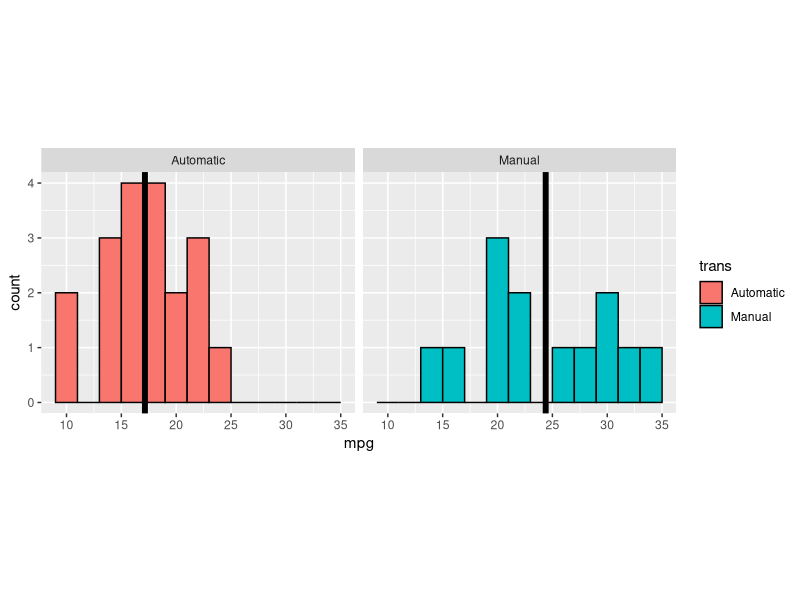
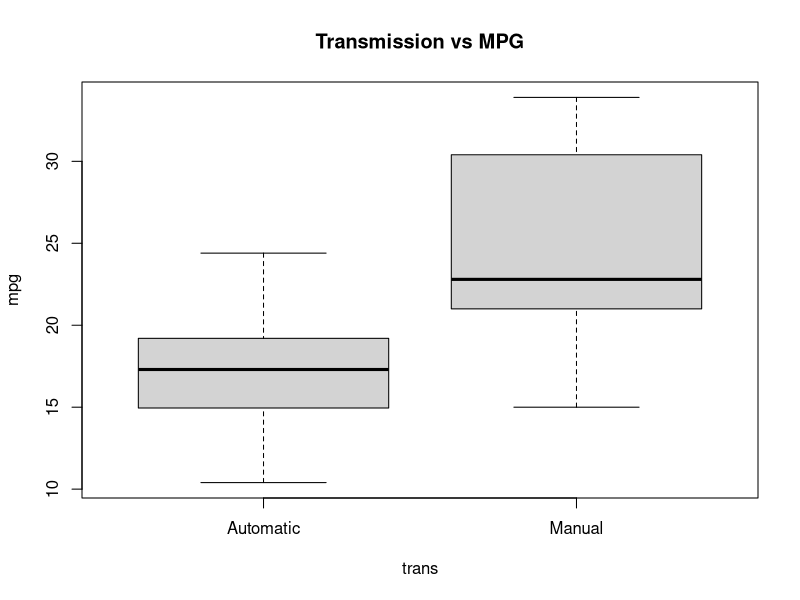

Recreate these plots in R, in order.
## ---- chunk 1
data(mtcars)
head(mtcars)
## ---- chunk 2
mpgVsTrans <- data.frame(trans=as.factor(mtcars$am), mpg=mtcars$mpg)
levels(mpgVsTrans$trans) <- c('Automatic', 'Manual')

automatic.mean <- round(mean(mpgVsTrans[mpgVsTrans$trans == 'Automatic', 2]),2)
manual.mean <- round(mean(mpgVsTrans[mpgVsTrans$trans == 'Manual', 2]),2)
means.dat <- data.frame(trans=levels(mpgVsTrans$trans), means=c(automatic.mean, manual.mean))

library(ggplot2)
g <- ggplot(mpgVsTrans, aes(x = mpg, fill = trans))
g <- g + geom_histogram(colour = "black", binwidth=2)
g <- g + geom_vline(aes(xintercept=means), data=means.dat, size=2)
g <- g + facet_grid(. ~ trans)
g <- g + coord_fixed(ratio=5)
## ---- chunk 3
g
## ---- chunk 4
fit <- lm(mpg ~ am , data = mtcars);
plot(mpgVsTrans, main="Transmission vs MPG");
